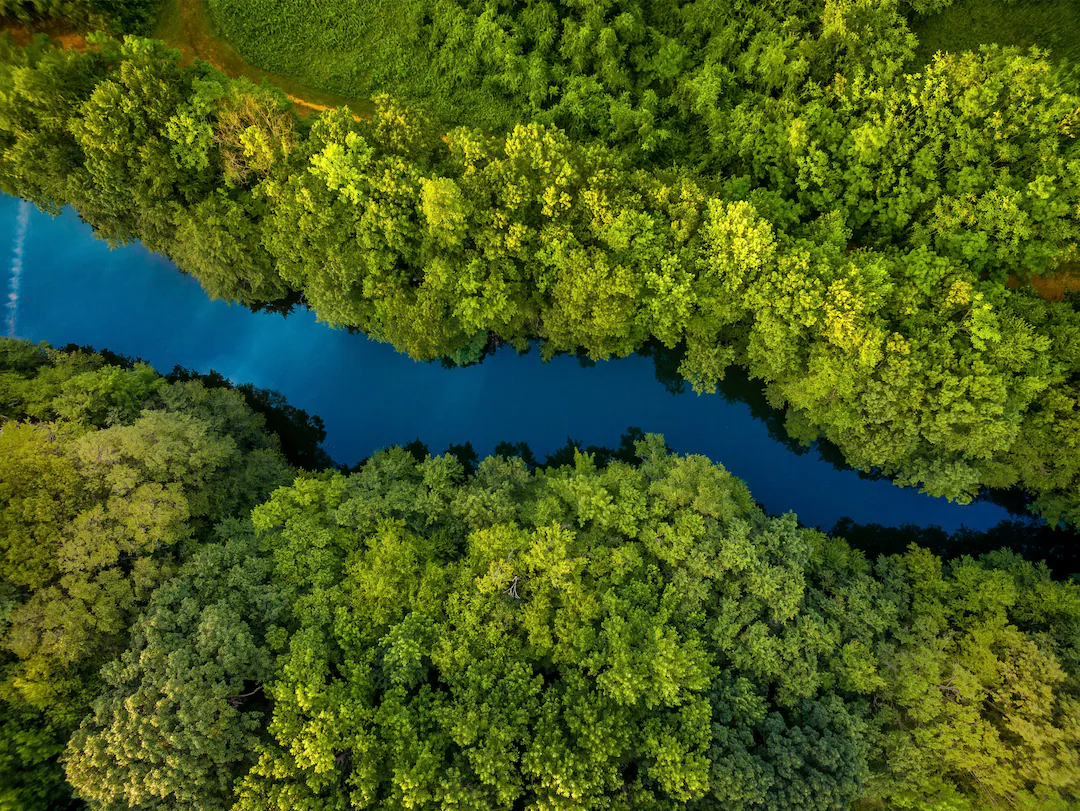
#> input picture mocking examples/mocking_example2.jpg, 1080 x 811 px
$ python -i gabor_filter.py   (imports and definitions only)   (older library calls are emulated)
#> lines starting #> are read from the running program, lines starting #| are printed output that depends on the picture; after the words box and inside, x2 and y2 are one past the last pixel; in counts of white or black regions, pixels touching at a corner belong together

import numpy as np
import cv2

def gabor_detection_mask(img_path: str, kernel_size: int = 31, sigma: float = 4.0, gamma: float = 0.5, psi: float = 0, orientations: list[float] = [0, np.pi/4, np.pi/2, 3*np.pi/4], wavelengths: list[float] = [np.pi/4, np.pi/8, np.pi/12]) -> np.ndarray:
#> called with img_path = 'mocking examples/mocking_example2.jpg', kernel_size = 31, sigma = 4, gamma = 0.5, psi = 0
    img = cv2.imread(img_path)
#> img is the input picture: shape (811, 1080, 3); mean B, G, R 28.6, 92.5, 71.2

    # Initialize Gabor filter parameters
    gray_img = cv2.cvtColor(img, cv2.COLOR_BGR2GRAY)
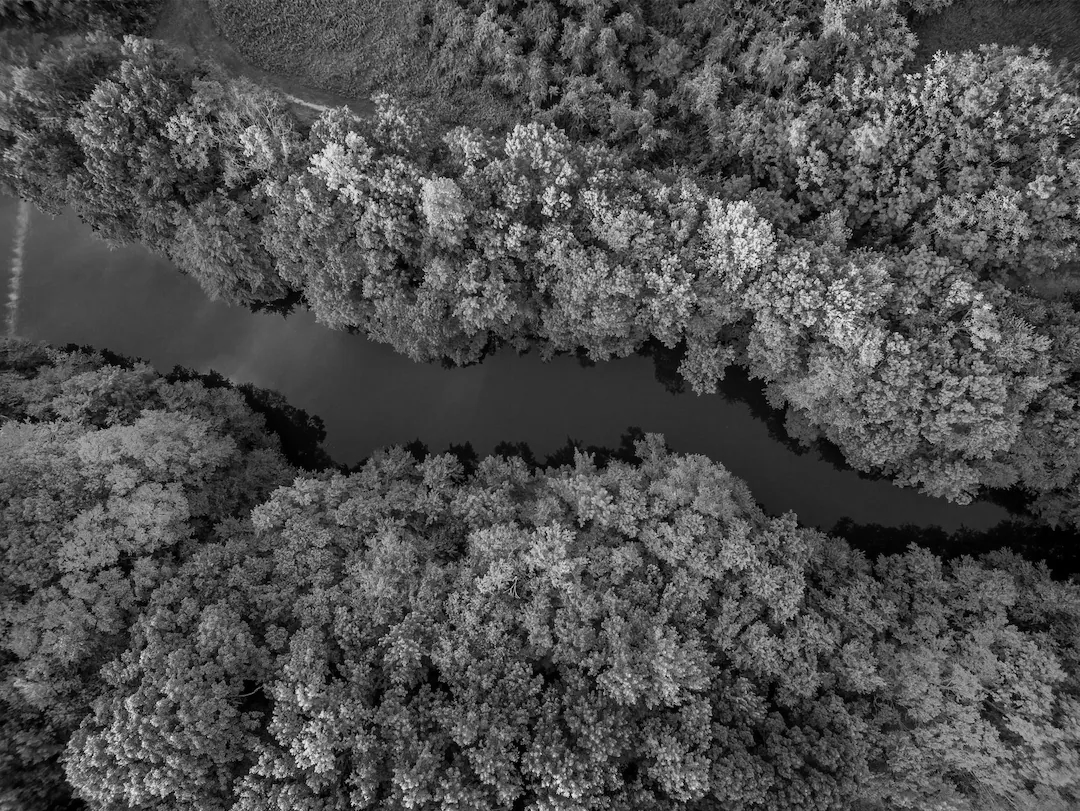
#> gray_img: shape (811, 1080); min 0, max 243, mean 78.9
    gabor_sum = np.zeros_like(gray_img, dtype=np.float32)

    # Apply multiple Gabor filters with varying parameters
    for theta in orientations:
        for lamda in wavelengths:
            gabor_kernel = cv2.getGaborKernel((kernel_size, kernel_size), sigma, theta, lamda, gamma, psi, ktype=cv2.CV_32F)
            filtered_img = cv2.filter2D(gray_img, cv2.CV_32F, gabor_kernel)
            gabor_sum += np.abs(filtered_img)  # Accumulate responses from each filter
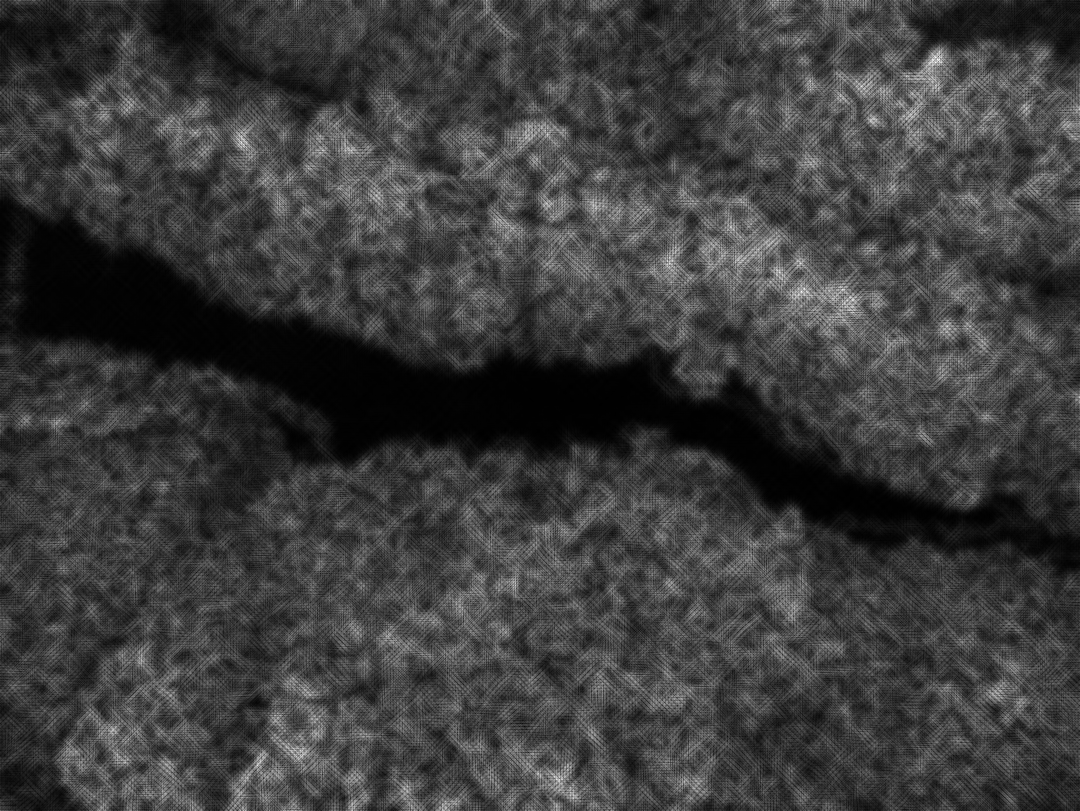
#> gabor_sum: shape (811, 1080) float32; min 24.23, max 7498.6, mean 1821.3; drawn with min black and max white

    # Normalize the combined Gabor response and threshold to create a binary mask
    gabor_sum = cv2.normalize(gabor_sum, None, 0, 255, cv2.NORM_MINMAX).astype(np.uint8)
    _, gabor_mask = cv2.threshold(gabor_sum, 50, 255, cv2.THRESH_BINARY)  # Threshold value can be adjusted
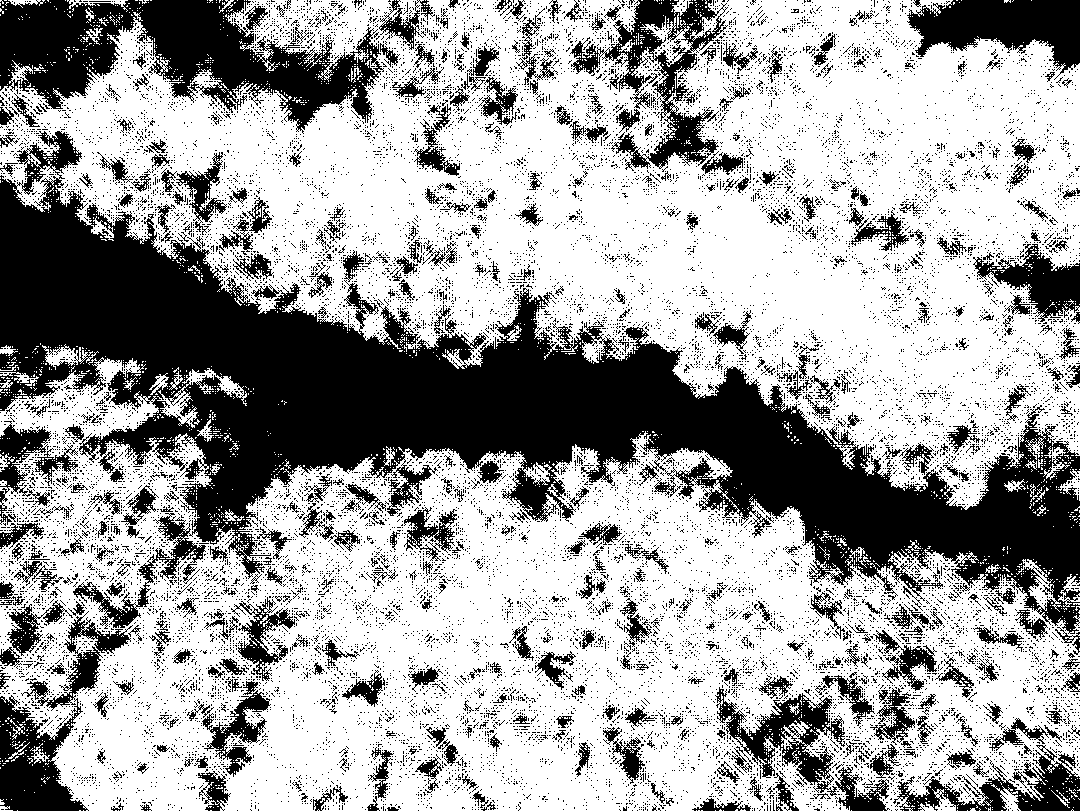
#> gabor_mask: shape (811, 1080); 64.2% white; 16980 black regions (16503 under 20 px), largest, box (x1, y1, x2, y2) and area: (0, 131, 1080, 634) 156167, (0, 0, 384, 134) 24828, (570, 0, 728, 171) 8162

    return gabor_mask

>>> result = gabor_detection_mask('mocking examples/mocking_example2.jpg')

$ run again, on mocking examples/test_input_0.png
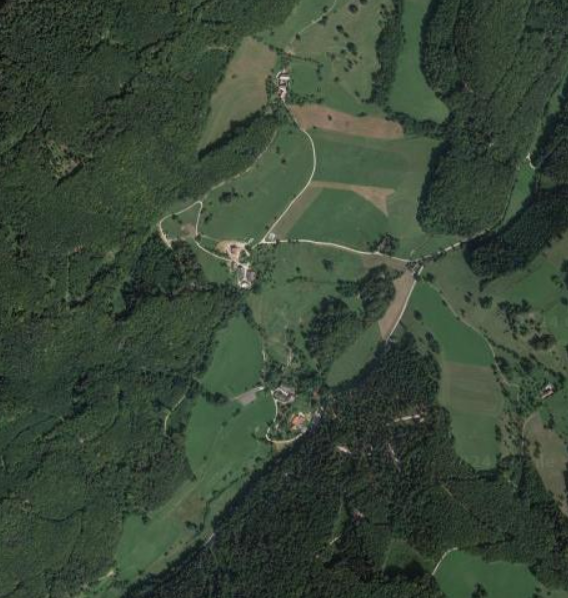
#> input picture mocking examples/test_input_0.png, 568 x 598 px
#> in gabor_detection_mask, img is the input picture: shape (598, 568, 3); mean B, G, R 56.1, 71.8, 57.3
#> after the loop in gabor_detection_mask, `for theta in orientations:`:
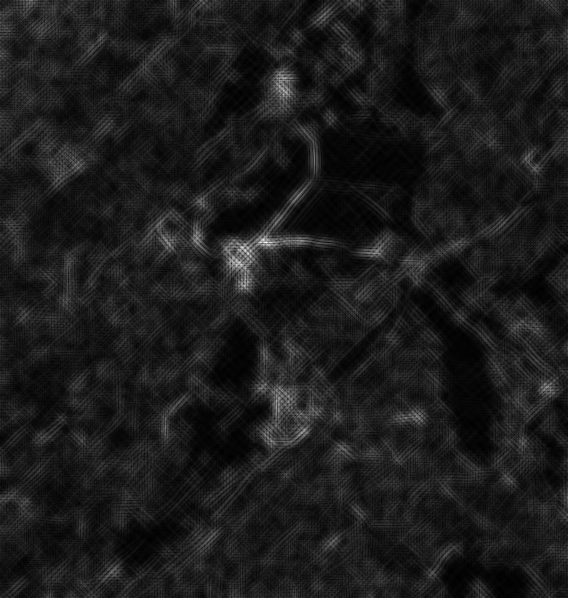
#> gabor_sum: shape (598, 568) float32; min 37.76, max 5148.1, mean 594.9; drawn with min black and max white
#> in gabor_detection_mask, `_, gabor_mask = cv2.threshold(gabor_sum, 50, 255, cv2.THRESH_BINARY)`:
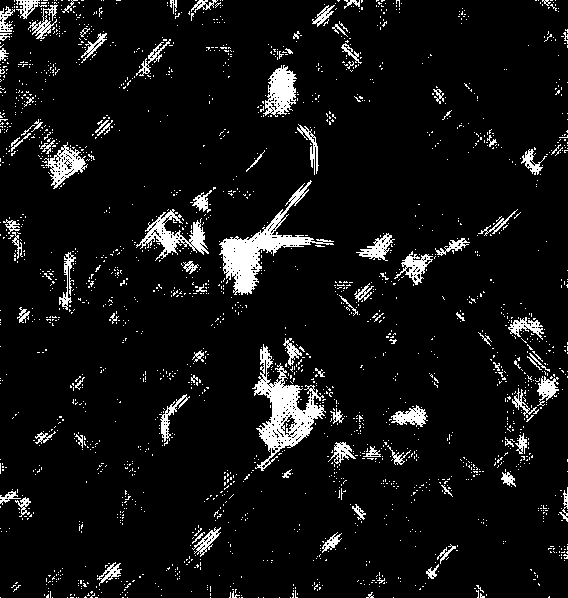
#> gabor_mask: shape (598, 568); 7% white; 2115 white regions (2018 under 20 px), largest, box (x1, y1, x2, y2) and area: (252, 344, 326, 471) 2999, (219, 180, 334, 295) 2838, (136, 209, 209, 261) 1201
